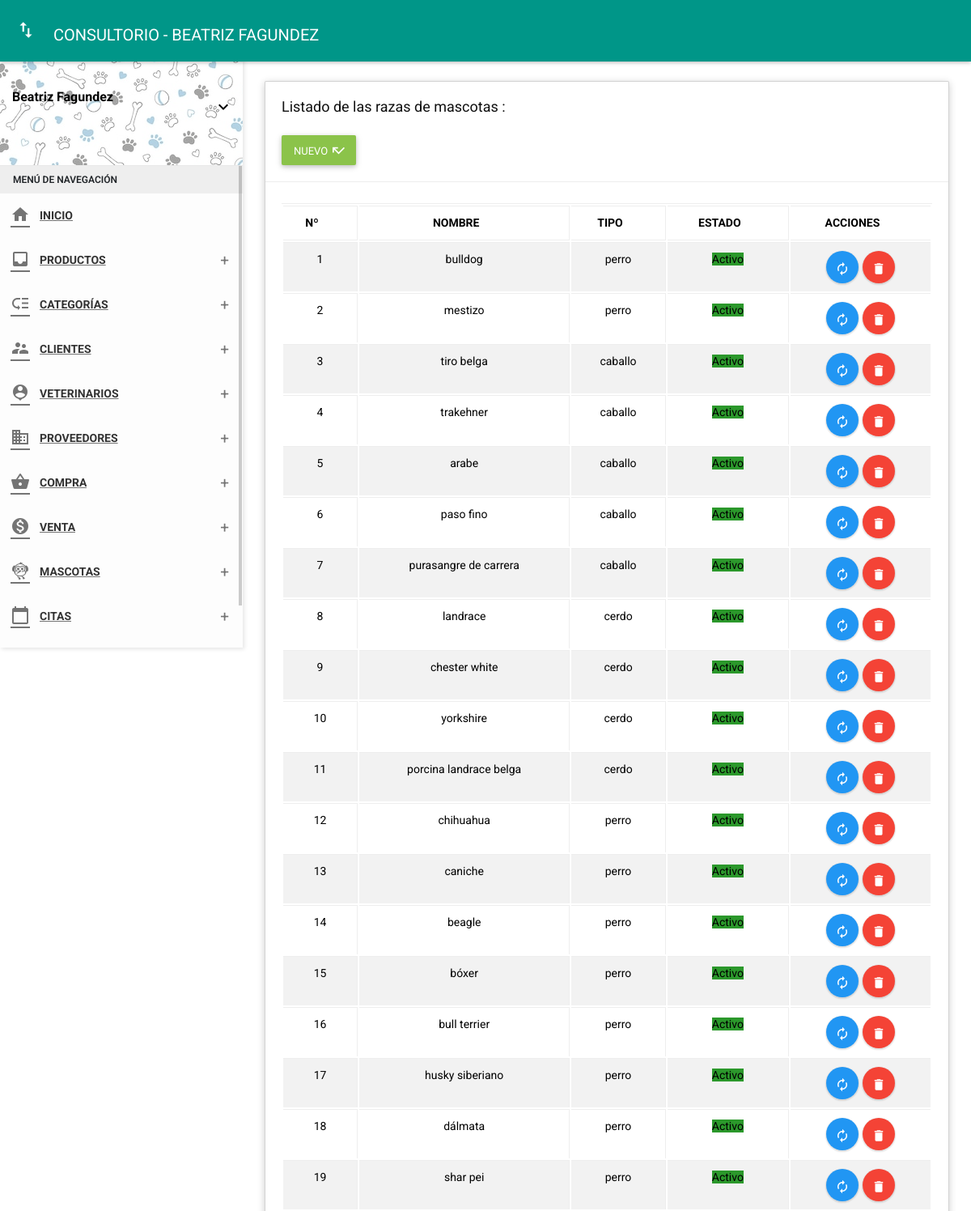
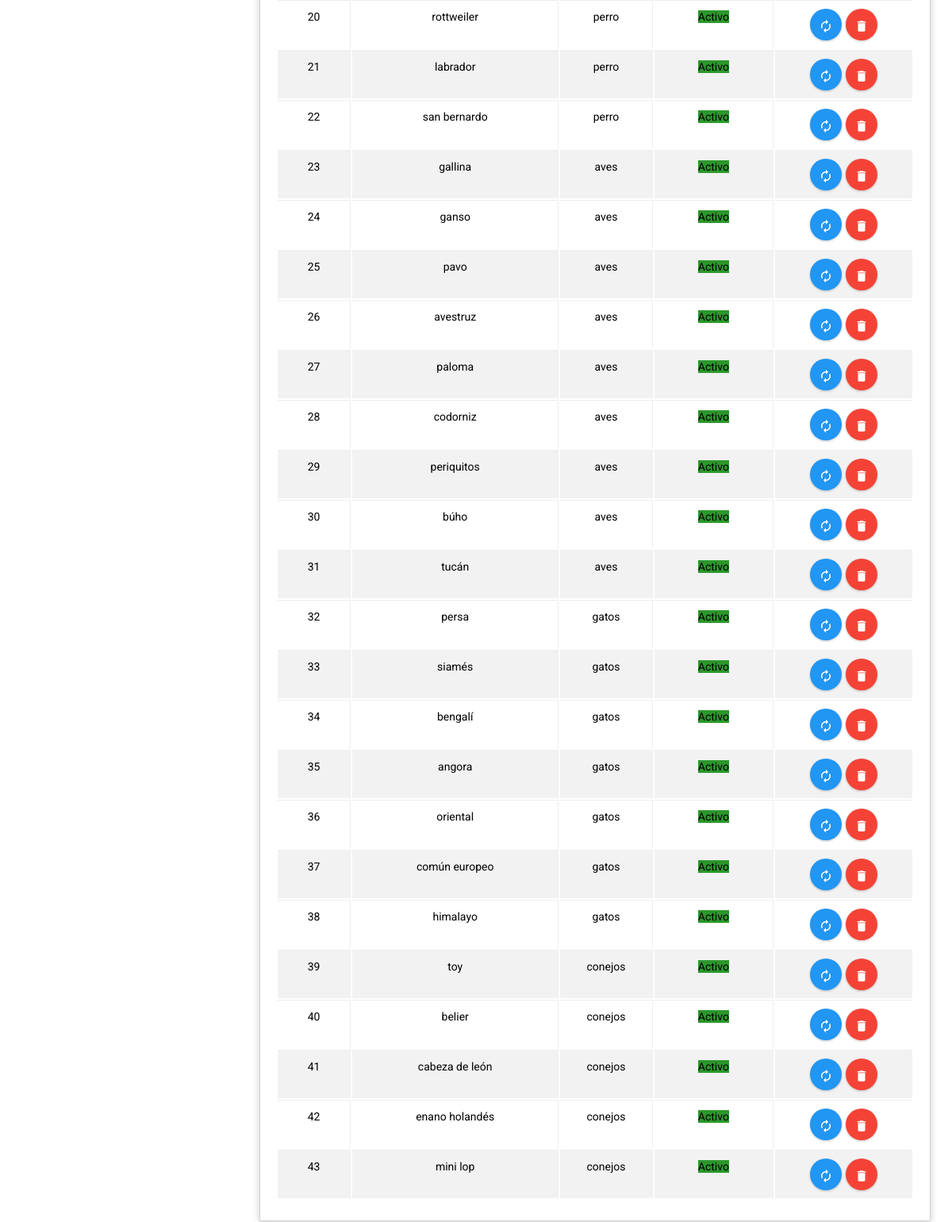
The app's page /folder/raza.php (signed in) with its own data (2 pictures, top to bottom).
### tables this page shows
CREATE TABLE `raza` (
  `id_raza` int(11) NOT NULL,
  `nomraza` varchar(50) NOT NULL,
  `id_tiM` int(11) NOT NULL,
  `estado` char(1) NOT NULL,
  `date` date NOT NULL
);

CREATE TABLE `pet_type` (
  `id_tiM` int(11) NOT NULL,
  `noTiM` varchar(35) NOT NULL,
  `estado` char(1) NOT NULL,
  `fere` date NOT NULL
);

### Controller/razacontrolador.php (called while the page is built, shortened)
<?php
require_once '../Model/modeloraza.php';
class razacontrolador{
    function mostrar(){
        $raza=new Modelo();
        $dato=$raza->mostrar("raza", "1");
        require_once '../View/raza/mostrar.php';
    }
    }

### Model/modeloraza.php (called while the page is built)
<?php
class Modelo {
  private $raza;
  private $db;
  public function __construct() {
    $this->raza = array();
    $this->db = new PDO('mysql:host=localhost;dbname=vetdog', "root", "");
  }
  public function mostrar($tabla, $condicion) {
    $consulta = "SELECT raza.nomraza, raza.id_raza, pet_type.id_tiM, pet_type.noTiM, raza.estado FROM raza INNER JOIN pet_type ON raza.id_tiM = pet_type.id_tiM";
    $resultado = $this->db->query($consulta);
    while ($tabla = $resultado->fetchAll(PDO::FETCH_ASSOC)) {
      $this->raza[] = $tabla;
    }
    return $this->raza;
  }
}

### View/raza/mostrar.php (the view, shortened to what this page needs)
<?php include('./../Includes/Head.php'); ?>
<body class="theme-red">
  <?php include('./../Includes/Nav.php'); ?>
  <?php include '../Includes/Sidebar.php'; ?>
  <section class="content">
    <div class="container-fluid">
      <div class="row clearfix">
        <div class="col-lg-12 col-md-12 col-sm-12 col-xs-12">
          <div class="card">
            <div class="header">
              <h2>Listado de las razas de mascotas :</h2>
              <br>
              <a type="button" href="../vista/raza/nuevo" class="btn bg-light-green waves-effect">
                <span>NUEVO</span>
                <i class="material-icons">call_missed</i>
              </a>
            </div>
            <div class="body">
              <div class="table-responsive">
                <table class="table table-bordered table-striped table-hover dataTable js-exportable">
                  <thead>
                    <tr>
                      <th class="text-center">Nº</th>
                      <th class="text-center">NOMBRE</th>
                      <th class="text-center">TIPO</th>
                      <th class="text-center">ESTADO</th>
                      <th class="text-center">ACCIONES</th>
                    </tr>
                  </thead>
                  <tbody>
                    <?php
                    foreach ($dato as $key => $value) {
                      foreach ($value as $key => $va) { ?>
                        <tr>
                          <td class="text-center"><?= $key + 1 ?></td>
                          <td class="text-center"><?= $va['nomraza']; ?></td>
                          <td class="text-center"><?= $va['noTiM']; ?></td>
                          <td class="text-center"><?php
                          if ($va['estado'] == 1) { ?>
                              <form method="get" action="javascript:activo('<?php echo $va['id_raza']; ?>')">
                                <span class="label label-success">Activo</span>
                              </form>
                            <?php
                          } else { ?>
                              <form method="get" action="javascript:inactivo('<?php echo $va['id_raza']; ?>')">
                                <button type="submit" class="btn btn-danger btn-xs">Inactivo</button>
                              </form>
                            <?php } ?>
                          </td>
                          <td style="display: flex;justify-content: center;gap: 5px">
                            <a type="button" href="../vista/raza/edit?id=<?php echo $va["id_raza"]; ?>"
                              class="btn bg-blue btn-circle waves-effect waves-circle waves-float btnEdit">
                              <i class="material-icons">autorenew</i>
                            </a>
                            <button class="btn bg-red btn-circle waves-effect waves-circle waves-float btnDelete"
                              id="<?= $va["id_raza"] ?>">
                              <i class="material-icons">delete</i>
                            </button>
                          </td>
                        </tr>
                        <?php
                      }
                    }
                    ?>
                  </tbody>
                </table>
              </div>
            </div>
          </div>
        </div>
      </div>
    </div>
  </section>
</body>
</html>

### records on screen
raza: nomraza "bulldog", id_tiM.noTiM "perro"
raza: nomraza "mestizo", id_tiM.noTiM "perro"
raza: nomraza "tiro belga", id_tiM.noTiM "caballo"
raza: nomraza "trakehner", id_tiM.noTiM "caballo"
raza: nomraza "arabe", id_tiM.noTiM "caballo"
raza: nomraza "paso fino", id_tiM.noTiM "caballo"
raza: nomraza "purasangre de carrera", id_tiM.noTiM "caballo"
raza: nomraza "landrace", id_tiM.noTiM "cerdo"
raza: nomraza "chester white", id_tiM.noTiM "cerdo"
raza: nomraza "yorkshire", id_tiM.noTiM "cerdo"
raza: nomraza "porcina landrace belga", id_tiM.noTiM "cerdo"
raza: nomraza "chihuahua", id_tiM.noTiM "perro"
raza: nomraza "caniche", id_tiM.noTiM "perro"
raza: nomraza "beagle", id_tiM.noTiM "perro"
raza: nomraza "bóxer", id_tiM.noTiM "perro"
raza: nomraza "bull terrier", id_tiM.noTiM "perro"
raza: nomraza "husky siberiano", id_tiM.noTiM "perro"
raza: nomraza "dálmata", id_tiM.noTiM "perro"
raza: nomraza "shar pei", id_tiM.noTiM "perro"
raza: nomraza "rottweiler", id_tiM.noTiM "perro"
raza: nomraza "labrador", id_tiM.noTiM "perro"
raza: nomraza "san bernardo", id_tiM.noTiM "perro"
raza: nomraza "gallina", id_tiM.noTiM "aves"
raza: nomraza "ganso", id_tiM.noTiM "aves"
raza: nomraza "pavo", id_tiM.noTiM "aves"
raza: nomraza "avestruz", id_tiM.noTiM "aves"
raza: nomraza "paloma", id_tiM.noTiM "aves"
raza: nomraza "codorniz", id_tiM.noTiM "aves"
raza: nomraza "periquitos", id_tiM.noTiM "aves"
raza: nomraza "búho", id_tiM.noTiM "aves"
raza: nomraza "tucán", id_tiM.noTiM "aves"
raza: nomraza "persa", id_tiM.noTiM "gatos"
raza: nomraza "siamés", id_tiM.noTiM "gatos"
raza: nomraza "bengalí", id_tiM.noTiM "gatos"
raza: nomraza "angora", id_tiM.noTiM "gatos"
raza: nomraza "oriental", id_tiM.noTiM "gatos"
raza: nomraza "común europeo", id_tiM.noTiM "gatos"
raza: nomraza "himalayo", id_tiM.noTiM "gatos"
raza: nomraza "toy", id_tiM.noTiM "conejos"
raza: nomraza "belier", id_tiM.noTiM "conejos"
raza: nomraza "cabeza de león", id_tiM.noTiM "conejos"
raza: nomraza "enano holandés", id_tiM.noTiM "conejos"
raza: nomraza "mini lop", id_tiM.noTiM "conejos"

### other values on screen
$_SESSION['name'] "Beatriz Fagundez"
